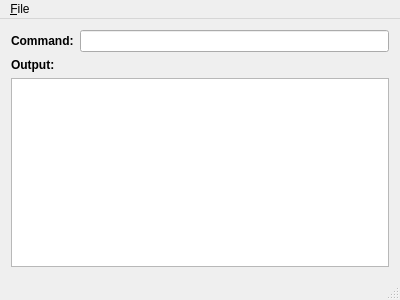
<?xml version="1.0" encoding="UTF-8"?>
<ui version="4.0">
 <class>MainWindow</class>
 <widget class="QMainWindow" name="MainWindow">
  <property name="geometry">
   <rect>
    <x>0</x>
    <y>0</y>
    <width>400</width>
    <height>300</height>
   </rect>
  </property>
  <property name="windowTitle">
   <string>MainWindow</string>
  </property>
  <widget class="QWidget" name="centralWidget">
   <layout class="QVBoxLayout" name="verticalLayout">
    <item>
     <layout class="QHBoxLayout" name="horizontalLayout">
      <item>
       <widget class="QLabel" name="label">
        <property name="font">
         <font>
          <pointsize>9</pointsize>
          <weight>75</weight>
          <bold>true</bold>
         </font>
        </property>
        <property name="text">
         <string>Command:</string>
        </property>
       </widget>
      </item>
      <item>
       <widget class="QLineEdit" name="commandLineEdit"/>
      </item>
     </layout>
    </item>
    <item>
     <widget class="QLabel" name="label_2">
      <property name="font">
       <font>
        <pointsize>9</pointsize>
        <weight>75</weight>
        <bold>true</bold>
       </font>
      </property>
      <property name="text">
       <string>Output:</string>
      </property>
     </widget>
    </item>
    <item>
     <widget class="QTextEdit" name="outputTextEdit">
      <property name="readOnly">
       <bool>true</bool>
      </property>
     </widget>
    </item>
   </layout>
  </widget>
  <widget class="QMenuBar" name="menuBar">
   <property name="geometry">
    <rect>
     <x>0</x>
     <y>0</y>
     <width>400</width>
     <height>20</height>
    </rect>
   </property>
   <widget class="QMenu" name="menu_File">
    <property name="title">
     <string>&amp;File</string>
    </property>
    <addaction name="action_Exit"/>
   </widget>
   <addaction name="menu_File"/>
  </widget>
  <widget class="QStatusBar" name="statusBar"/>
  <action name="action_Exit">
   <property name="text">
    <string>&amp;Exit</string>
   </property>
  </action>
 </widget>
 <layoutdefault spacing="6" margin="11"/>
 <resources/>
 <connections>
  <connection>
   <sender>action_Exit</sender>
   <signal>triggered()</signal>
   <receiver>MainWindow</receiver>
   <slot>close()</slot>
   <hints>
    <hint type="sourcelabel">
     <x>-1</x>
     <y>-1</y>
    </hint>
    <hint type="destinationlabel">
     <x>199</x>
     <y>149</y>
    </hint>
   </hints>
  </connection>
 </connections>
</ui>
